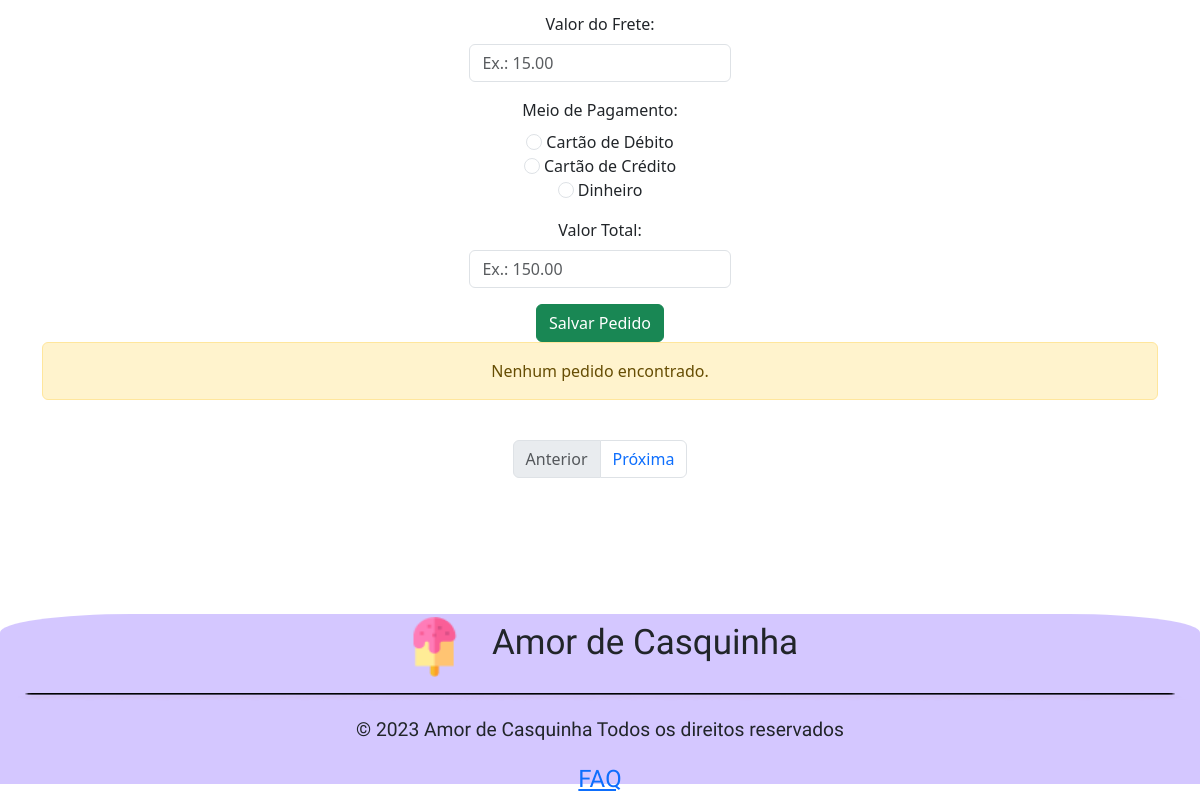
Before: /app/view/pedidos.php (lower part) with the older database file.
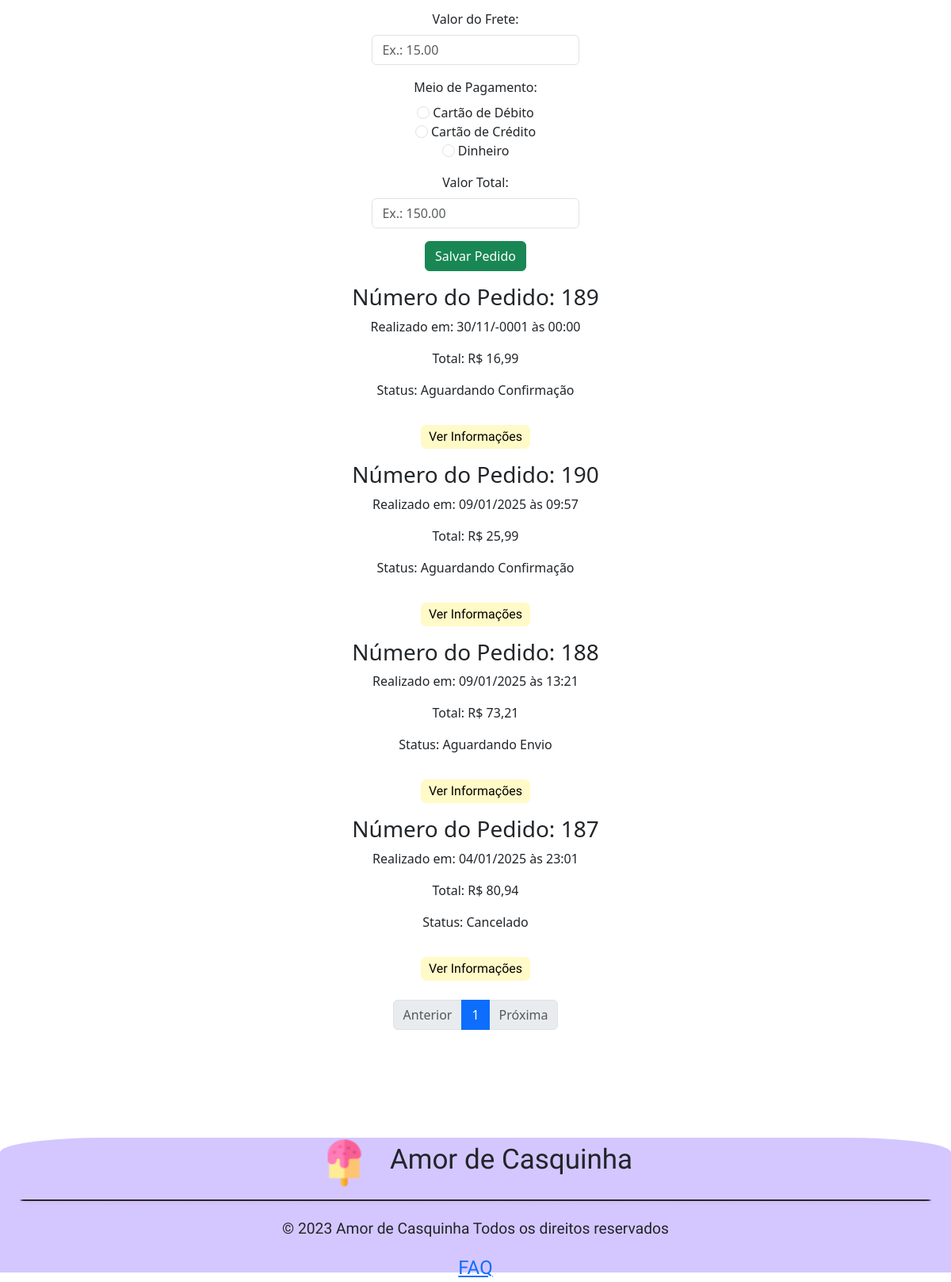
After: the same page with the newer database file.
### tables this page shows
CREATE TABLE `pedidos` (
  `idPedido` int(11) NOT NULL,
  `idCliente` int(11) NOT NULL,
  `dtPedido` datetime DEFAULT NULL,
  `dtPagamento` datetime DEFAULT NULL,
  `tipoFrete` int(11) DEFAULT 0 COMMENT '{ { 0, Retirada }, { 1, MOTOBOY } }',
  `idEndereco` int(11) DEFAULT NULL,
  `valorTotal` decimal(12,2) DEFAULT NULL,
  `qtdItems` int(11) NOT NULL,
  `dtCancelamento` datetime DEFAULT NULL,
  `motivoCancelamento` text DEFAULT NULL,
  `statusPedido` enum('Aguardando Confirmação','Aguardando Envio','A Caminho','Entregue','Cancelado','Concluído','Entrega Falhou') DEFAULT 'Aguardando Confirmação',
  `idEntregador` int(11) DEFAULT NULL,
  `frete` double DEFAULT NULL,
  `meioPagamento` enum('Cartão de Débito','Cartão de Crédito','Dinheiro') NOT NULL DEFAULT 'Dinheiro'
);

### app/config/database.php (called while the page is built, shortened)
<?php
    class Database {
        private $host;
        private $db;
        private $user;
        private $pass;
        private $charset;
        private $conn;
        public function __construct() {
            $env = file_get_contents(__DIR__."/.env");
            $lines = explode("\n",$env);
            $this->host = 'localhost';
            $this->db = 'db_sorveteria';
            $this->user = 'root';
            $this->pass = '';
            $this->charset = 'utf8mb4';
        }
        public function getConnection() {
            $dsn = "mysql:host={$this->host};dbname={$this->db};charset={$this->charset}";
            $options = [
                PDO::ATTR_ERRMODE            => PDO::ERRMODE_EXCEPTION,
                PDO::ATTR_DEFAULT_FETCH_MODE => PDO::FETCH_ASSOC,
                PDO::ATTR_EMULATE_PREPARES   => false,
            ];
            try {
                $this->conn = new PDO($dsn, $this->user, $this->pass, $options);
            } catch (PDOException $e) {
                throw new PDOException($e->getMessage(), (int)$e->getCode());
            }
            return $this->conn;
        }
}

### app/model/pedido.php (called while the page is built, shortened)
<?php
require_once '../config/database.php';
class Pedido {
    private $conn;
    public function __construct() {
        try {
            $database = new DataBase();
            $this->conn = $database->getConnection();
        } catch (PDOException $e) {
            throw new Exception("Erro ao conectar com o banco de dados: " . $e->getMessage());
        }
    }
    public function listarPedidos() {
        try {
            $stmt = $this->conn->prepare("CALL ListarPedidos()");
            $stmt->execute();
            $pedidos = [];
            if ($stmt->rowCount() > 0) {
                $pedidos = $stmt->fetchAll(PDO::FETCH_ASSOC);
            }
            usort($pedidos, function($a, $b) {
                $prioridades = [
                    'Aguardando Confirmação' => 1,
                    'Preparando pedido' => 2,
                    'Aguardando Retirada' => 3,
                    'Aguardando Envio' => 4,
                    'A Caminho' => 5,
                    'Entregue' => 6,
                    'Concluído' => 7,
                    'Cancelado' => 8,
                    'Entrega Falhou' => 9
                ];
                $prioridadeA = $prioridades[$a['statusPedido']] ?? 999;
                $prioridadeB = $prioridades[$b['statusPedido']] ?? 999;
                return $prioridadeA - $prioridadeB;
            });
            return $pedidos;
        } catch (PDOException $e) {
            throw new Exception("Erro ao listar pedidos: " . $e->getMessage());
        }
    }
}
?>

### app/controller/pedidoController.php (called while the page is built, shortened)
<?php
require_once '../model/pedido.php';
class PedidoController {
    private $pedidoModel;
    public function __construct() {
        $this->pedidoModel = new Pedido();
    }
    public function listarPedidos() {
        try {
            return $this->pedidoModel->listarPedidos();
        } catch (Exception $e) {
            echo "error" . $e->getMessage();
        }
    }
}
?>

### app/view/pedidos.php (the view, shortened to what the changed rows need)
<?php
require_once '../controller/pedidoController.php';
$pedidoController = new PedidoController();
$pedidosPorPagina = 8;
$paginaAtual = isset($_GET['pagina']) ? (int)$_GET['pagina'] : 1;
$offset = ($paginaAtual - 1) * $pedidosPorPagina;
$pedidos = $pedidoController->listarPedidos();
$totalPedidos = count($pedidos);
$totalPaginas = ceil($totalPedidos / $pedidosPorPagina);
$pedidosPagina = array_slice($pedidos, $offset, $pedidosPorPagina);
?>
<!DOCTYPE html>
<html lang="pt-br">
<head>
    <link href="https://cdn.jsdelivr.net/npm/bootstrap@5.3.2/dist/css/bootstrap.min.css" rel="stylesheet">
    <link rel="stylesheet" href="style/CabecalhoRodape.css">
    <link rel="stylesheet" href="style/pedidosS.css">
</head>
<body>
    <main class="container my-5 text-center d-flex flex-column justify-content-center">
        <div class="d-flex flex-column align-items-center justify-content-center">
            <div id="addPedidoForm">
            </div>
        </div>
        <?php if (!empty($pedidosPagina)): ?>
            <?php foreach ($pedidosPagina as $pedido): ?>
                <div class="container0">
                    <div class="container1">
                        <h3 class="titulo mt-3">Número do Pedido: <?= htmlspecialchars($pedido['idPedido']); ?></h3>
                        <p>Realizado em: <?= htmlspecialchars((new DateTime($pedido['dtPedido']))->format('d/m/Y \à\s H:i')); ?></p>
                        <p>Total: R$ <?= number_format($pedido['valorTotal'], 2, ',', '.'); ?></p>
                        <p>Status: <?= htmlspecialchars($pedido['statusPedido']); ?></p>
                        <button class="btnVerInfos mt-3"><a href="informacoesPedido.php?idPedido=<?= $pedido['idPedido']; ?>">Ver Informações</a></button>
                    </div>
                </div>
            <?php endforeach; ?>
        <?php else: ?>
            <div class="alert alert-warning">Nenhum pedido encontrado.</div>
        <?php endif; ?>
        <nav aria-label="Navegação de página">
            <ul class="pagination justify-content-center mt-4">
                <?php for ($i = 1; $i <= $totalPaginas; $i++): ?>
                    <li class="page-item <?= $i == $paginaAtual ? 'active' : ''; ?>">
                        <a class="page-link" href="?pagina=<?= $i; ?>"><?= $i; ?></a>
                    </li>
                <?php endfor; ?>
                <li class="page-item <?= $paginaAtual == $totalPaginas ? 'disabled' : ''; ?>">
                    <a class="page-link" href="?pagina=<?= $paginaAtual + 1; ?>">Próxima</a>
                </li>
            </ul>
        </nav>
    </main>
</body>
</html>

Changed rows visible on the page:
added pedidos: idPedido "189", dtPedido "30/11/-0001 às 00:00", valorTotal "16,99", statusPedido "Aguardando Confirmação"
added pedidos: idPedido "190", dtPedido "09/01/2025 às 09:57", valorTotal "25,99", statusPedido "Aguardando Confirmação"
added pedidos: idPedido "188", dtPedido "09/01/2025 às 13:21", valorTotal "73,21", statusPedido "Aguardando Envio"
added pedidos: idPedido "187", dtPedido "04/01/2025 às 23:01", valorTotal "80,94", statusPedido "Cancelado"
Other visible differences:
new list line: "1"
text no longer shown: "Nenhum pedido encontrado."
